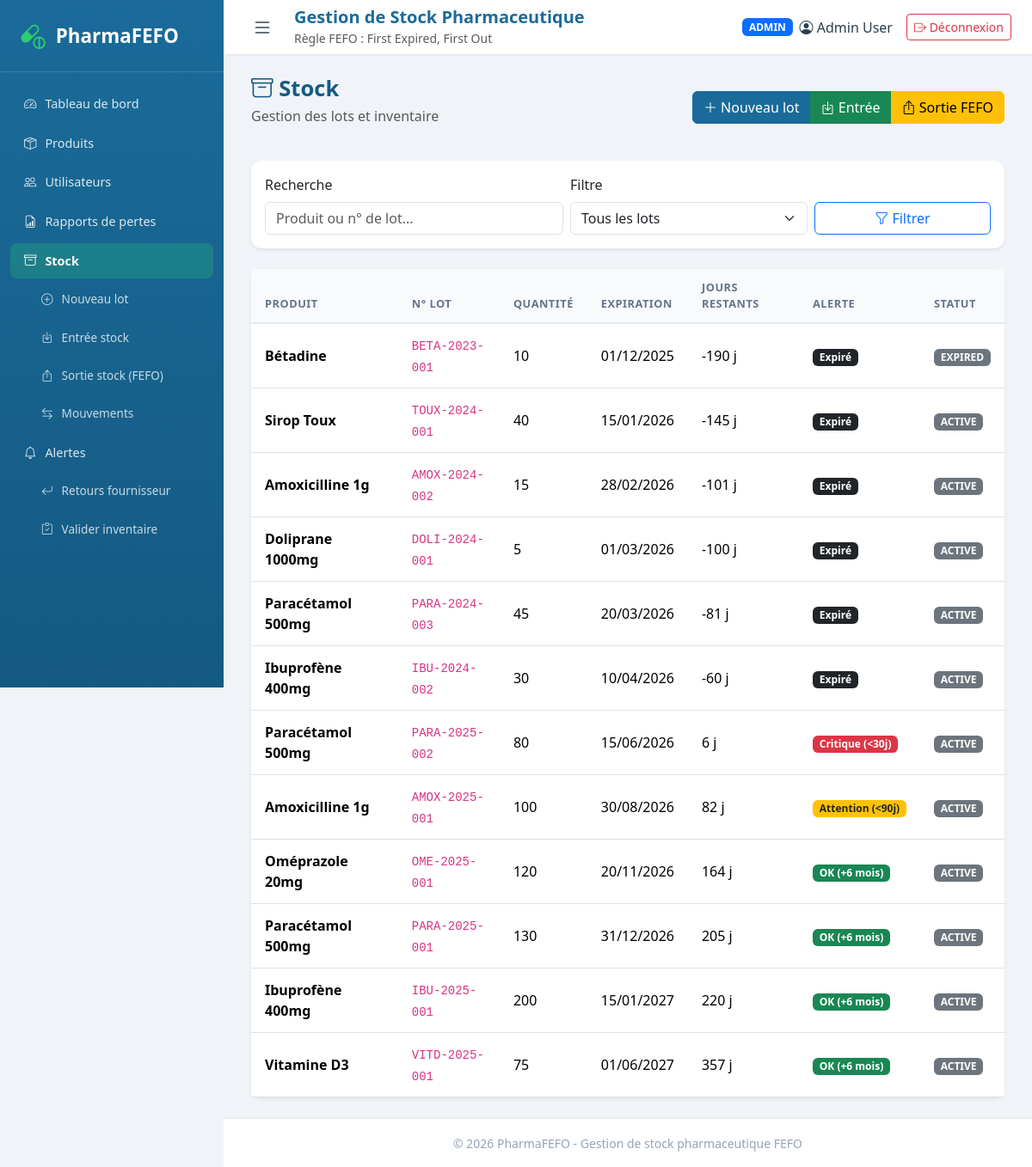
/index.php?route=stock (signed in), run on the app's committed database.
### tables this page shows
CREATE TABLE stock_batches (
    id INT AUTO_INCREMENT PRIMARY KEY,
    product_id INT NOT NULL,
    batch_number VARCHAR(100) NOT NULL,
    quantity INT NOT NULL DEFAULT 0,
    expiry_date DATE NOT NULL,
    status ENUM('ACTIVE', 'EXPIRED', 'DEPLETED') NOT NULL DEFAULT 'ACTIVE',
    created_at TIMESTAMP DEFAULT CURRENT_TIMESTAMP,
    FOREIGN KEY (product_id) REFERENCES products(id) ON DELETE CASCADE,
    INDEX idx_product_expiry (product_id, expiry_date),
    INDEX idx_expiry (expiry_date)
);

CREATE TABLE products (
    id INT AUTO_INCREMENT PRIMARY KEY,
    name VARCHAR(200) NOT NULL,
    description TEXT,
    category VARCHAR(100) DEFAULT 'General',
    unit VARCHAR(50) DEFAULT 'unité',
    created_at TIMESTAMP DEFAULT CURRENT_TIMESTAMP
);

### src/helpers.php (called while the page is built, shortened)
<?php
function view(string $template, array $data = []): void
{
  extract($data);
  require __DIR__ . '/../templates/layout/header.php';
  require __DIR__ . '/../templates/' . $template . '.php';
  require __DIR__ . '/../templates/layout/footer.php';
}
function currentUser(): ?array
{
  return $_SESSION['user'] ?? null;
}
function hasRole(string ...$roles): bool
{
  $user = currentUser();
  return in_array($user['role'], $roles, true);
}
function getAlertLevel(string $expiryDate): string
{
  $today = new DateTime('today');
  $expiry = new DateTime($expiryDate);
  if ($expiry < $today) {
    return 'expired';
  }
  $daysLeft = (int) $today->diff($expiry)->days;
  if ($daysLeft < 30) {
    return 'red';
  }
  if ($daysLeft < 90) {
    return 'orange';
  }
  if ($daysLeft > 180) {
    return 'green';
  }
  return 'green';
}
function alertBadgeClass(string $level): string
{
  return match ($level) {
    'green' => 'bg-success',
    'orange' => 'bg-warning text-dark',
    'red' => 'bg-danger',
    'expired' => 'bg-dark',
    default => 'bg-secondary',
  };
}
function alertLevelLabel(string $level): string
{
  return match ($level) {
    'green' => 'OK (+6 mois)',
    'orange' => 'Attention (<90j)',
    'red' => 'Critique (<30j)',
    'expired' => 'Expiré',
    default => 'Inconnu',
  };
}
function e(?string $value): string
{
  return htmlspecialchars($value ?? '', ENT_QUOTES, 'UTF-8');
}
function formatDate(?string $date): string
{
  return date('d/m/Y', strtotime($date));
}
function daysUntilExpiry(string $expiryDate): int
{
  $today = new DateTime('today');
  $expiry = new DateTime($expiryDate);
  return (int) $today->diff($expiry)->format('%r%a');
}

### src/Controller/StockController.php (called while the page is built, shortened)
<?php
class StockController
{
  private StockBatchRepository $batchRepo;
  public function __construct()
  {
    $this->batchRepo = new StockBatchRepository();
  }
  public function index(): void
  {
    $search = $_GET['search'] ?? null;
    $filter = $_GET['filter'] ?? null;
    $batches = $this->batchRepo->findAll($search, $filter);
    $message = $_SESSION['flash_success'] ?? null;
    $error = $_SESSION['flash_error'] ?? null;
    view('stock/index', [
      'batches' => $batches,
      'search' => $search,
      'filter' => $filter,
      'message' => $message,
      'error' => $error,
    ]);
  }
}

### public/index.php (called while the page is built, shortened)
<?php
require_once __DIR__ . '/../config/database.php';
require_once __DIR__ . '/../src/helpers.php';
spl_autoload_register(function (string $class): void {
  $paths = [
    __DIR__ . '/../src/Controller/' . $class . '.php',
    __DIR__ . '/../src/Entity/' . $class . '.php',
    __DIR__ . '/../src/Repository/' . $class . '.php',
    __DIR__ . '/../src/Enum/' . $class . '.php',
  ];
  foreach ($paths as $path) {
    if (file_exists($path)) {
      return;
    }
  }
});
$route = $_GET['route'] ?? 'dashboard';
$parts = explode('/', $route);
$action = $parts[1] ?? 'index';
$controller = new $controllerName();
$controller->$action();

### config/database.php (called while the page is built)
<?php
class Database
{
  private static ?PDO $instance = null;
  private static string $host = 'localhost';
  private static string $dbname = 'pharmafefo';
  private static string $username = 'root';
  private static string $password = '123456';
  public static function getConnection(): PDO
  {
    if (self::$instance === null) {
      $dsn = 'mysql:host=' . self::$host . ';dbname=' . self::$dbname . ';charset=utf8mb4';
      self::$instance = new PDO($dsn, self::$username, self::$password, [
        PDO::ATTR_ERRMODE => PDO::ERRMODE_EXCEPTION,
        PDO::ATTR_DEFAULT_FETCH_MODE => PDO::FETCH_ASSOC,
        PDO::ATTR_EMULATE_PREPARES => false,
      ]);
    }
    return self::$instance;
  }
}

### src/Repository/StockBatchRepository.php (called while the page is built, shortened)
<?php
class StockBatchRepository
{
  private PDO $db;
  public function __construct()
  {
    $this->db = Database::getConnection();
  }
  public function findAll(?string $search = null, ?string $filter = null): array
  {
    $sql = 'SELECT sb.*, p.name AS product_name
            FROM stock_batches sb
            JOIN products p ON p.id = sb.product_id
            WHERE 1=1';
    $params = [];
    $sql .= ' ORDER BY sb.expiry_date ASC';
    $stmt = $this->db->prepare($sql);
    $stmt->execute($params);
    return $stmt->fetchAll();
  }
}

### templates/stock/index.php (the view, shortened to what this page needs)
<div class="page-header d-flex justify-content-between align-items-center flex-wrap gap-2">
  <div>
    <h1><i class="bi bi-archive"></i> Stock</h1>
    <p class="text-muted">Gestion des lots et inventaire</p>
  </div>
  <?php if (hasRole('PREPARATEUR', 'ADMIN')): ?>
  <div class="btn-group">
    <a href="index.php?route=stock/createBatch" class="btn btn-primary"><i class="bi bi-plus-lg"></i> Nouveau lot</a>
    <a href="index.php?route=stock/entry" class="btn btn-success"><i class="bi bi-box-arrow-in-down"></i> Entrée</a>
    <a href="index.php?route=stock/exit" class="btn btn-warning"><i class="bi bi-box-arrow-up"></i> Sortie FEFO</a>
  </div>
  <?php endif; ?>
</div>
<div class="card shadow-sm mb-4">
  <div class="card-body">
    <form method="GET" action="index.php" class="row g-2 align-items-end">
      <div class="col-md-5">
        <label class="form-label">Recherche</label>
        <input type="text" name="search" class="form-control" placeholder="Produit ou n° de lot..." value="<?= e($search ?? '') ?>">
      </div>
      <div class="col-md-4">
        <label class="form-label">Filtre</label>
        <select name="filter" class="form-select">
          <option value="">Tous les lots</option>
        </select>
      </div>
      <div class="col-md-3">
        <button type="submit" class="btn btn-outline-primary w-100"><i class="bi bi-funnel"></i> Filtrer</button>
      </div>
    </form>
  </div>
</div>
<div class="card shadow-sm">
  <div class="card-body p-0">
    <div class="table-responsive">
      <table class="table table-hover mb-0">
        <thead>
          <tr>
            <th>Produit</th>
            <th>N° Lot</th>
            <th>Quantité</th>
            <th>Expiration</th>
            <th>Jours restants</th>
            <th>Alerte</th>
            <th>Statut</th>
          </tr>
        </thead>
        <tbody>
          <?php if (empty($batches)): ?>
          <tr><td colspan="7" class="text-center text-muted py-4">Aucun lot trouvé</td></tr>
          <?php else: ?>
          <?php foreach ($batches as $batch): ?>
          <?php $level = getAlertLevel($batch['expiry_date']); ?>
          <tr>
            <td class="fw-semibold"><?= e($batch['product_name']) ?></td>
            <td><code><?= e($batch['batch_number']) ?></code></td>
            <td><?= $batch['quantity'] ?></td>
            <td><?= formatDate($batch['expiry_date']) ?></td>
            <td><?= daysUntilExpiry($batch['expiry_date']) ?> j</td>
            <td><span class="badge <?= alertBadgeClass($level) ?>"><?= alertLevelLabel($level) ?></span></td>
            <td><span class="badge bg-secondary"><?= e($batch['status']) ?></span></td>
          </tr>
          <?php endforeach; ?>
          <?php endif; ?>
        </tbody>
      </table>
    </div>
  </div>
</div>

### public/css/style.css (style rules this page uses)
:root { --primary: #1a6b9a; --primary-dark: #145a82; --secondary: #2ecc71; --sidebar-width: 260px; --navbar-height: 64px; --bg-light: #f0f4f8; --text-dark: #2c3e50; --border-color: #e2e8f0; }
* { box-sizing: border-box; }
body { font-family: 'Segoe UI', system-ui, -apple-system, sans-serif; background: var(--bg-light); color: var(--text-dark); margin: 0; min-height: 100vh; }
.page-header { margin-bottom: 24px; }
.page-header h1 { font-size: 1.6rem; font-weight: 700; color: var(--primary-dark); margin-bottom: 4px; }
.card { border: none; border-radius: 12px; }
.table thead th { background: #f8fafc; font-size: 0.8rem; text-transform: uppercase; letter-spacing: 0.5px; color: #64748b; border-bottom: 2px solid var(--border-color); padding: 12px 16px; }
.table tbody td { padding: 12px 16px; vertical-align: middle; }
.btn-primary { background: var(--primary); border-color: var(--primary); }

### data on the page
stock_batches: product.name "Bétadine", batch_number "BETA-2023-001", quantity "10", expiry_date "01/12/2025", expiry_date "-190", expiry_date "Expiré", status "EXPIRED"
stock_batches: product.name "Sirop Toux", batch_number "TOUX-2024-001", quantity "40", expiry_date "15/01/2026", expiry_date "-145", expiry_date "Expiré", status "ACTIVE"
stock_batches: product.name "Amoxicilline 1g", batch_number "AMOX-2024-002", quantity "15", expiry_date "28/02/2026", expiry_date "-101", expiry_date "Expiré", status "ACTIVE"
stock_batches: product.name "Doliprane 1000mg", batch_number "DOLI-2024-001", quantity "5", expiry_date "01/03/2026", expiry_date "-100", expiry_date "Expiré", status "ACTIVE"
stock_batches: product.name "Paracétamol 500mg", batch_number "PARA-2024-003", quantity "45", expiry_date "20/03/2026", expiry_date "-81", expiry_date "Expiré", status "ACTIVE"
stock_batches: product.name "Ibuprofène 400mg", batch_number "IBU-2024-002", quantity "30", expiry_date "10/04/2026", expiry_date "-60", expiry_date "Expiré", status "ACTIVE"
stock_batches: product.name "Paracétamol 500mg", batch_number "PARA-2025-002", quantity "80", expiry_date "15/06/2026", expiry_date "6", expiry_date "Critique (<30j)", status "ACTIVE"
stock_batches: product.name "Amoxicilline 1g", batch_number "AMOX-2025-001", quantity "100", expiry_date "30/08/2026", expiry_date "82", expiry_date "Attention (<90j)", status "ACTIVE"
stock_batches: product.name "Oméprazole 20mg", batch_number "OME-2025-001", quantity "120", expiry_date "20/11/2026", expiry_date "164", expiry_date "OK (+6 mois)", status "ACTIVE"
stock_batches: product.name "Paracétamol 500mg", batch_number "PARA-2025-001", quantity "130", expiry_date "31/12/2026", expiry_date "205", expiry_date "OK (+6 mois)", status "ACTIVE"
stock_batches: product.name "Ibuprofène 400mg", batch_number "IBU-2025-001", quantity "200", expiry_date "15/01/2027", expiry_date "220", expiry_date "OK (+6 mois)", status "ACTIVE"
stock_batches: product.name "Vitamine D3", batch_number "VITD-2025-001", quantity "75", expiry_date "01/06/2027", expiry_date "357", expiry_date "OK (+6 mois)", status "ACTIVE"

### other printed values
$currentUser['role'] "ADMIN"
$currentUser['name'] "Admin User"
